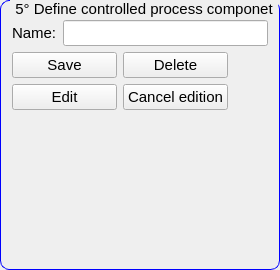
                     <widget class="QGroupBox" name="groupBox_5">
                      <property name="minimumSize">
                       <size>
                        <width>0</width>
                        <height>270</height>
                       </size>
                      </property>
                      <property name="maximumSize">
                       <size>
                        <width>16777215</width>
                        <height>270</height>
                       </size>
                      </property>
                      <property name="styleSheet">
                       <string notr="true">QGroupBox {
    border: 1px solid blue;
    border-radius: 9px;
    margin-top: 0.5em;
    font-size: 15px;
}

QGroupBox::title {
   subcontrol-origin: margin;
    left: 10px;
    padding: 0 3px 0 3px;
}</string>
                      </property>
                      <property name="title">
                       <string>5° Define controlled process componet</string>
                      </property>
                      <layout class="QGridLayout" name="gridLayout_35">
                       <item row="0" column="0">
                        <layout class="QVBoxLayout" name="verticalLayout_27">
                         <property name="topMargin">
                          <number>8</number>
                         </property>
                         <property name="rightMargin">
                          <number>0</number>
                         </property>
                         <item>
                          <layout class="QHBoxLayout" name="horizontalLayout_53">
                           <item>
                            <widget class="QLabel" name="label_29">
                             <property name="font">
                              <font>
                               <pointsize>11</pointsize>
                              </font>
                             </property>
                             <property name="text">
                              <string>Name:</string>
                             </property>
                            </widget>
                           </item>
                           <item>
                            <widget class="QLineEdit" name="lineedit_name_controlled_process">
                             <property name="font">
                              <font>
                               <pointsize>11</pointsize>
                              </font>
                             </property>
                            </widget>
                           </item>
                          </layout>
                         </item>
                         <item>
                          <layout class="QHBoxLayout" name="horizontalLayout_52">
                           <item>
                            <layout class="QVBoxLayout" name="verticalLayout_19">
                             <item>
                              <layout class="QHBoxLayout" name="horizontalLayout_33">
                               <item>
                                <widget class="QPushButton" name="button_save_controlled_process">
                                 <property name="minimumSize">
                                  <size>
                                   <width>105</width>
                                   <height>0</height>
                                  </size>
                                 </property>
                                 <property name="maximumSize">
                                  <size>
                                   <width>105</width>
                                   <height>16777215</height>
                                  </size>
                                 </property>
                                 <property name="sizeIncrement">
                                  <size>
                                   <width>0</width>
                                   <height>0</height>
                                  </size>
                                 </property>
                                 <property name="font">
                                  <font>
                                   <pointsize>11</pointsize>
                                  </font>
                                 </property>
                                 <property name="text">
                                  <string>Save</string>
                                 </property>
                                </widget>
                               </item>
                               <item>
                                <widget class="QPushButton" name="button_delete_controlled_process">
                                 <property name="minimumSize">
                                  <size>
                                   <width>105</width>
                                   <height>0</height>
                                  </size>
                                 </property>
                                 <property name="maximumSize">
                                  <size>
                                   <width>105</width>
                                   <height>16777215</height>
                                  </size>
                                 </property>
                                 <property name="sizeIncrement">
                                  <size>
                                   <width>0</width>
                                   <height>0</height>
                                  </size>
                                 </property>
                                 <property name="font">
                                  <font>
                                   <pointsize>11</pointsize>
                                  </font>
                                 </property>
                                 <property name="text">
                                  <string>Delete</string>
                                 </property>
                                </widget>
                               </item>
                              </layout>
                             </item>
                             <item>
                              <layout class="QHBoxLayout" name="horizontalLayout_42">
                               <item>
                                <widget class="QPushButton" name="button_edit_controlled_process">
                                 <property name="minimumSize">
                                  <size>
                                   <width>105</width>
                                   <height>0</height>
                                  </size>
                                 </property>
                                 <property name="maximumSize">
                                  <size>
                                   <width>105</width>
                                   <height>16777215</height>
                                  </size>
                                 </property>
                                 <property name="sizeIncrement">
                                  <size>
                                   <width>0</width>
                                   <height>0</height>
                                  </size>
                                 </property>
                                 <property name="font">
                                  <font>
                                   <pointsize>11</pointsize>
                                  </font>
                                 </property>
                                 <property name="text">
                                  <string>Edit</string>
                                 </property>
                                </widget>
                               </item>
                               <item>
                                <widget class="QPushButton" name="button_cancel_controlled_process">
                                 <property name="minimumSize">
                                  <size>
                                   <width>105</width>
                                   <height>0</height>
                                  </size>
                                 </property>
                                 <property name="maximumSize">
                                  <size>
                                   <width>105</width>
                                   <height>16777215</height>
                                  </size>
                                 </property>
                                 <property name="sizeIncrement">
                                  <size>
                                   <width>0</width>
                                   <height>0</height>
                                  </size>
                                 </property>
                                 <property name="font">
                                  <font>
                                   <pointsize>11</pointsize>
                                  </font>
                                 </property>
                                 <property name="text">
                                  <string>Cancel edition</string>
                                 </property>
                                </widget>
                               </item>
                              </layout>
                             </item>
                            </layout>
                           </item>
                           <item>
                            <spacer name="horizontalSpacer_17">
                             <property name="orientation">
                              <enum>Qt::Horizontal</enum>
                             </property>
                             <property name="sizeHint" stdset="0">
                              <size>
                               <width>40</width>
                               <height>20</height>
                              </size>
                             </property>
                            </spacer>
                           </item>
                          </layout>
                         </item>
                         <item>
                          <spacer name="verticalSpacer">
                           <property name="orientation">
                            <enum>Qt::Vertical</enum>
                           </property>
                           <property name="sizeHint" stdset="0">
                            <size>
                             <width>20</width>
                             <height>18</height>
                            </size>
                           </property>
                          </spacer>
                         </item>
                        </layout>
                       </item>
                      </layout>
                     </widget>
